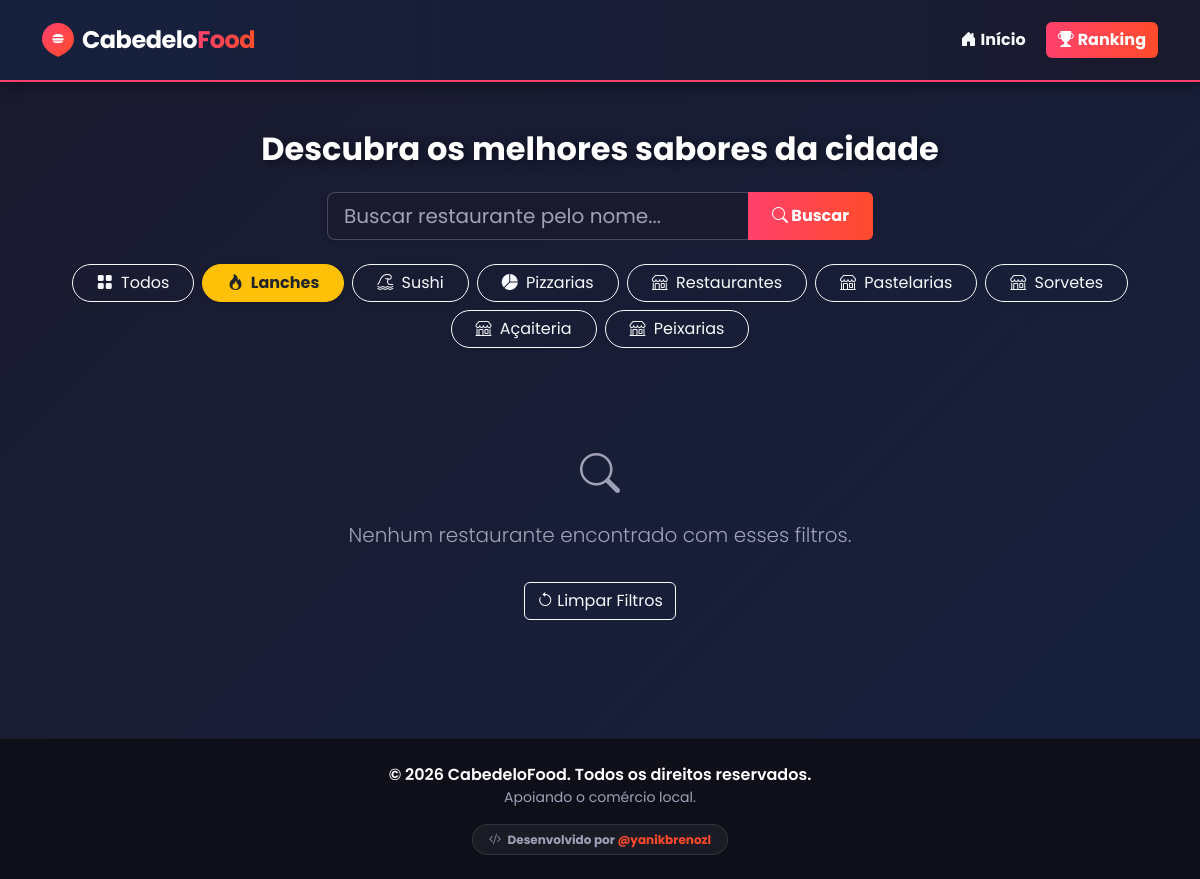
Before: /?categoria=Lanches with the older database file.
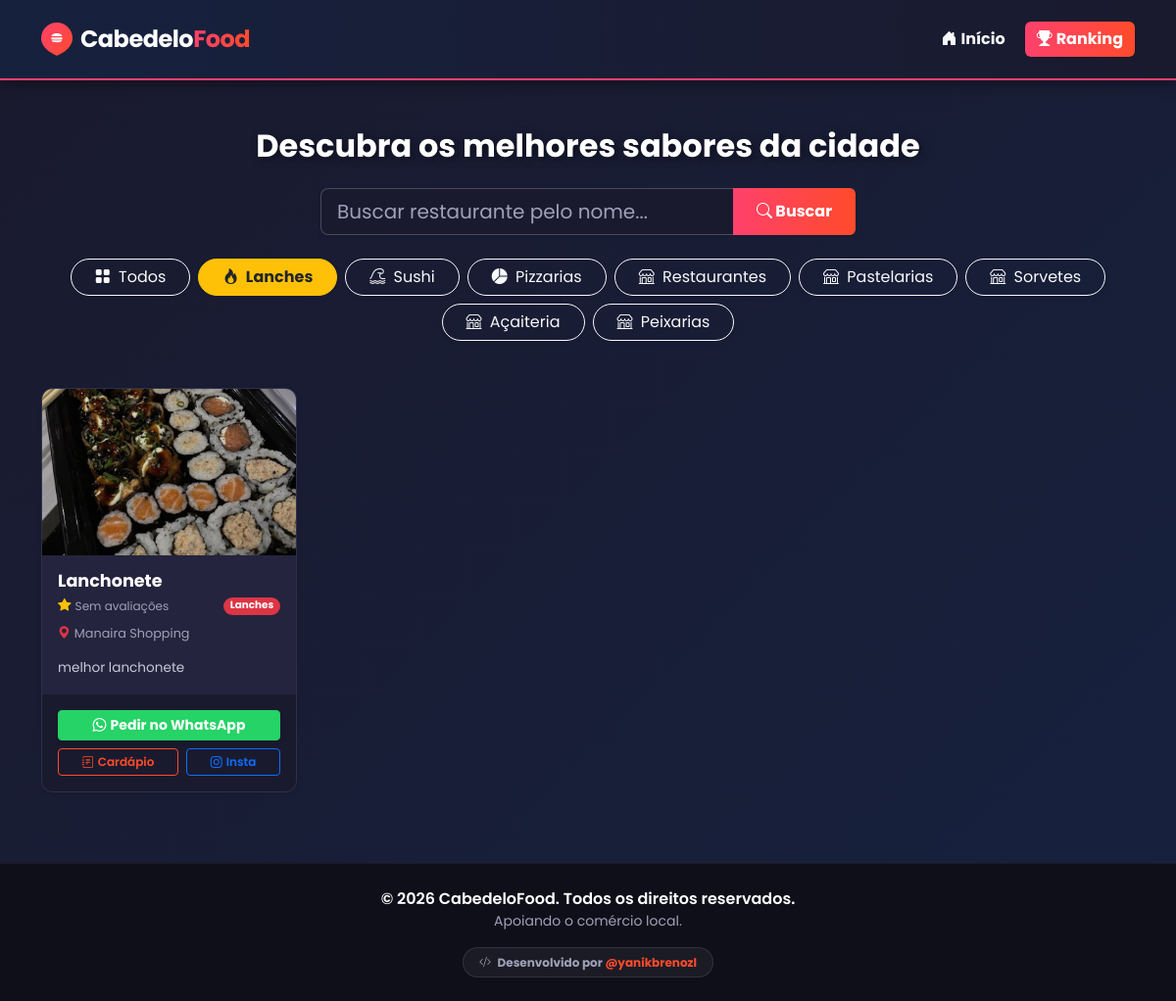
After: the same page with the newer database file.
### restaurantes/models.py (models this page shows, shortened)
class Categoria(models.Model):
    nome = models.CharField(max_length=50)

class Restaurante(models.Model):
    nome = models.CharField(max_length=100)
    categoria = models.ForeignKey(Categoria, on_delete=models.SET_NULL, null=True, blank=True)
    descricao = models.TextField(blank=True, null=True)
    endereco = models.CharField(max_length=200)
    telefone = models.CharField(max_length=20, blank=True, null=True)
    imagem = models.ImageField(upload_to='fotos_restaurantes/', blank=True, null=True)
    link_cardapio = models.URLField(max_length=500, blank=True, null=True)
    instagram = models.URLField(max_length=500, blank=True, null=True)
    latitude = models.FloatField(help_text="Ex: -6.9811", blank=True, null=True)
    longitude = models.FloatField(help_text="Ex: -34.8339", blank=True, null=True)
    hora_abertura = models.TimeField(blank=True, null=True, help_text="Ex: 18:00")
    hora_fecho = models.TimeField(blank=True, null=True, help_text="Ex: 23:30")
    def media_estrelas(self):
        media = self.avaliacoes.aggregate(Avg('estrelas'))['estrelas__avg']
        if media is not None:
            return round(media, 1)
        return 0
    def esta_aberto(self):
        if self.hora_abertura is None or self.hora_fecho is None:
            return None
        agora = timezone.localtime(timezone.now()).time()
        if self.hora_abertura <= self.hora_fecho:
            return self.hora_abertura <= agora <= self.hora_fecho
        else:
            return agora >= self.hora_abertura or agora <= self.hora_fecho

### restaurantes/views.py (the view)
# urls.py: path('', views.home, name='home'),
def home(request):
    categoria_filtro = request.GET.get('categoria')
    termo_busca = request.GET.get('busca')
    categorias = Categoria.objects.all()
    restaurantes = Restaurante.objects.all()
    if termo_busca:
        restaurantes = restaurantes.filter(nome__icontains=termo_busca)
    if categoria_filtro:
        restaurantes = restaurantes.filter(categoria__nome=categoria_filtro)
    return render(request, 'restaurantes/index.html', {
        'restaurantes': restaurantes,
        'categorias': categorias,
        'categoria_atual': categoria_filtro,
        'termo_busca': termo_busca
    })

### restaurantes/templates/restaurantes/index.html (shortened to what the changed rows need)
<!DOCTYPE html>
<html lang="pt-BR">
<head>
    <link href="https://cdn.jsdelivr.net/npm/bootstrap@5.3.0/dist/css/bootstrap.min.css" rel="stylesheet">
    <link rel="stylesheet" href="https://cdn.jsdelivr.net/npm/bootstrap-icons@1.11.3/font/bootstrap-icons.min.css">
</head>
<body>
    <div class="container mt-5" style="min-height: 70vh;">
        <h2 class="text-center mb-4 fw-bold titulo-site">Descubra os melhores sabores da cidade</h2>
        <div class="d-flex justify-content-center gap-2 mb-5 flex-wrap">
            <a href="{% url 'home' %}" class="btn {% if not categoria_atual %}btn-warning fw-bold text-dark{% else %}btn-outline-light{% endif %} rounded-pill px-4 shadow-sm">
                <i class="bi bi-grid-fill me-1"></i> Todos
            </a>
            {% for cat in categorias %}
                <a href="{% url 'home' %}?categoria={{ cat.nome }}{% if termo_busca %}&busca={{ termo_busca }}{% endif %}" class="btn {% if categoria_atual == cat.nome %}btn-warning fw-bold text-dark{% else %}btn-outline-light{% endif %} rounded-pill px-4 shadow-sm">
                    {% if "lanche" in cat.nome|lower or "burger" in cat.nome|lower or "hamburguer" in cat.nome|lower %}
                        <i class="bi bi-fire me-1"></i>
                    {% elif "pizza" in cat.nome|lower %}
                        <i class="bi bi-pie-chart-fill me-1"></i>
                    {% elif "japa" in cat.nome|lower or "sushi" in cat.nome|lower or "oriental" in cat.nome|lower %}
                        <i class="bi bi-tsunami me-1"></i>
                    {% elif "bebida" in cat.nome|lower or "bar" in cat.nome|lower or "cerveja" in cat.nome|lower %}
                        <i class="bi bi-cup-straw me-1"></i>
                    {% elif "doce" in cat.nome|lower or "sobremesa" in cat.nome|lower or "açaí" in cat.nome|lower %}
                        <i class="bi bi-heart-fill me-1"></i>
                    {% else %}
                        <i class="bi bi-shop me-1"></i>
                    {% endif %}
                    {{ cat.nome }}
                </a>
            {% endfor %}
        </div>
        <div class="row">
            {% for rest in restaurantes %}
            <div class="col-lg-3 col-md-4 col-sm-6 mb-4">
                <div class="card h-100 shadow-sm">
                    {% if rest.imagem %}
                        <img src="{{ rest.imagem.url }}" class="card-img-top" alt="Foto de {{ rest.nome }}" style="height: 170px; object-fit: cover;">
                    {% else %}
                        <div class="bg-sem-imagem text-white text-center py-4 rounded-top" style="height: 170px;">
                            <span class="mt-4 d-block fw-semibold fs-2"><i class="bi bi-camera-video-off"></i></span>
                            <span class="d-block fw-semibold mt-1" style="font-size: 0.9rem;">Sem Imagem</span>
                        </div>
                    {% endif %}
                    <div class="card-body">
                        <div class="d-flex justify-content-between align-items-start mb-1">
                            <h5 class="card-title fw-bold mb-0">{{ rest.nome }}</h5>
                        </div>
                        <div class="d-flex align-items-center mb-2">
                            <i class="bi bi-star-fill text-warning me-1" style="font-size: 0.85rem;"></i>
                            {% if rest.media_estrelas > 0 %}
                                <span class="fw-bold text-white" style="font-size: 0.9rem;">{{ rest.media_estrelas }}</span>
                            {% else %}
                                <span class="text-muted" style="font-size: 0.75rem;">Sem avaliações</span>
                            {% endif %}
                            {% if rest.categoria %}
                                <span class="badge bg-danger rounded-pill ms-auto" style="font-size: 0.65rem;">{{ rest.categoria.nome }}</span>
                            {% endif %}
                        </div>
                        <a href="https://www.google.com/maps/search/?api=1&query={{ rest.endereco|urlencode }}+Cabedelo+PB" target="_blank" class="text-decoration-none text-muted card-subtitle d-block mb-3 mt-2 endereco-link" style="font-size: 0.8rem;">
                            <i class="bi bi-geo-alt-fill text-danger me-1"></i>{{ rest.endereco }}
                        </a>
                        <p class="card-text" style="color: #c8c8d8; font-size: 0.85rem;">{{ rest.descricao|truncatewords:12 }}</p>
                    </div>
                    <div class="card-footer pb-3 pt-3">
                        <div class="mb-2">
                            <a href="https://wa.me/55{{ rest.telefone|cut:' '|cut:'-'|cut:'('|cut:')' }}?text=Olá! Vi o restaurante {{ rest.nome }} no CabedeloFood e gostaria de saber mais."
                               target="_blank"
                               class="btn btn-sm w-100 fw-bold shadow-sm text-white"
                               style="background-color: #25D366; border-color: #25D366; transition: transform 0.2s;">
                                <i class="bi bi-whatsapp me-1"></i>Pedir no WhatsApp
                            </a>
                        </div>
                        <div class="d-flex gap-2 flex-wrap">
                            {% if rest.link_cardapio %}
                                <a href="{{ rest.link_cardapio }}" target="_blank" class="btn btn-outline-danger btn-sm flex-fill fw-semibold" style="font-size: 0.75rem;"><i class="bi bi-journal-text me-1"></i>Cardápio</a>
                            {% else %}
                                <button class="btn btn-outline-secondary btn-sm flex-fill fw-semibold" style="font-size: 0.75rem;" disabled><i class="bi bi-journal-x me-1"></i>Cardápio</button>
                            {% endif %}
                            {% if rest.instagram %}
                                <a href="{{ rest.instagram }}" target="_blank" class="btn btn-outline-primary btn-sm flex-fill fw-semibold" style="font-size: 0.75rem;"><i class="bi bi-instagram me-1"></i>Insta</a>
                            {% endif %}
                        </div>
                    </div>
                </div>
            </div>
            {% empty %}
            <div class="col-12 text-center">
                <p class="lead text-muted mt-5"><i class="bi bi-search fs-1 d-block mb-3"></i>Nenhum restaurante encontrado com esses filtros.</p>
                <a href="{% url 'home' %}" class="btn btn-outline-light mt-3"><i class="bi bi-arrow-counterclockwise me-1"></i>Limpar Filtros</a>
            </div>
            {% endfor %}
        </div>
    </div>
</body>
</html>

Changed rows visible on the page:
added Restaurante: imagem (picture), nome "Lanchonete", shows "Sem avaliações", categoria.nome "Lanches", endereco "Manaira Shopping", descricao "melhor lanchonete"
Other visible differences:
text no longer shown: "Nenhum restaurante encontrado com esses filtros. Limpar Filtros"
